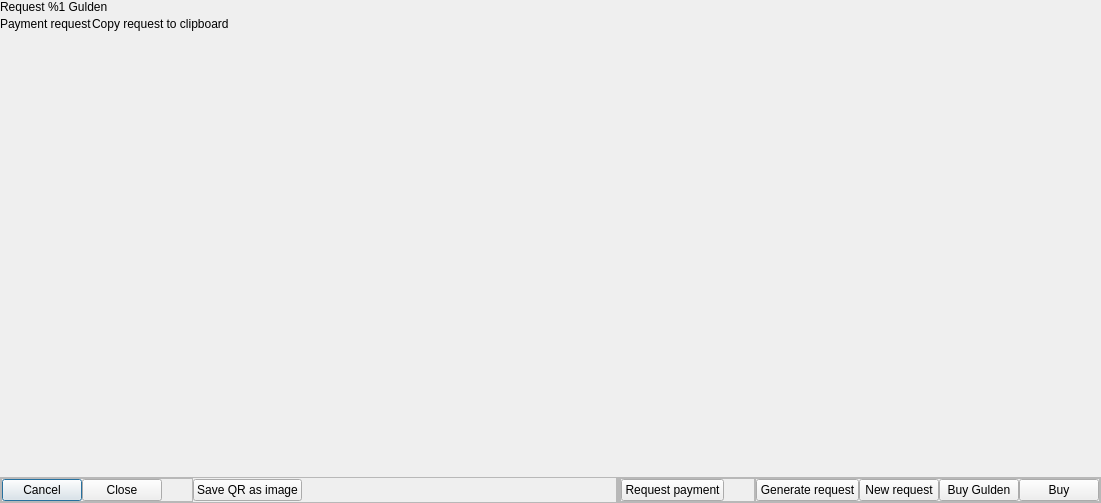
<?xml version="1.0" encoding="UTF-8"?>
<ui version="4.0">
 <class>ReceiveCoinsDialog</class>
 <widget class="QDialog" name="ReceiveCoinsDialog">
  <property name="geometry">
   <rect>
    <x>0</x>
    <y>0</y>
    <width>1101</width>
    <height>503</height>
   </rect>
  </property>
  <property name="sizePolicy">
   <sizepolicy hsizetype="Expanding" vsizetype="Expanding">
    <horstretch>0</horstretch>
    <verstretch>0</verstretch>
   </sizepolicy>
  </property>
  <property name="toolTip">
   <string notr="true"/>
  </property>
  <layout class="QVBoxLayout" name="verticalLayout_2">
   <property name="spacing">
    <number>0</number>
   </property>
   <property name="leftMargin">
    <number>0</number>
   </property>
   <property name="topMargin">
    <number>0</number>
   </property>
   <property name="rightMargin">
    <number>0</number>
   </property>
   <property name="bottomMargin">
    <number>0</number>
   </property>
   <item>
    <layout class="QHBoxLayout" name="horizontalLayout">
     <property name="spacing">
      <number>0</number>
     </property>
     <item>
      <layout class="QVBoxLayout" name="outerLayout">
       <property name="spacing">
        <number>0</number>
       </property>
       <item>
        <widget class="QStackedWidget" name="receiveCoinsStackedWidget">
         <property name="currentIndex">
          <number>3</number>
         </property>
         <widget class="QWidget" name="receiveCoinsPage">
          <layout class="QVBoxLayout" name="verticalLayout">
           <property name="spacing">
            <number>0</number>
           </property>
           <property name="leftMargin">
            <number>0</number>
           </property>
           <property name="topMargin">
            <number>0</number>
           </property>
           <property name="rightMargin">
            <number>0</number>
           </property>
           <property name="bottomMargin">
            <number>0</number>
           </property>
           <item>
            <widget class="QLabel" name="accountAddressLabel">
             <property name="text">
              <string>My receiving address</string>
             </property>
             <property name="indent">
              <number>0</number>
             </property>
            </widget>
           </item>
           <item>
            <layout class="QHBoxLayout" name="accountAddressLayout">
             <property name="spacing">
              <number>0</number>
             </property>
             <property name="bottomMargin">
              <number>0</number>
             </property>
             <item>
              <widget class="QLabel" name="accountAddress">
               <property name="text">
                <string>address</string>
               </property>
               <property name="indent">
                <number>0</number>
               </property>
               <property name="textInteractionFlags">
                <set>Qt::TextSelectableByMouse</set>
               </property>
              </widget>
             </item>
             <item>
              <widget class="ClickableLabel" name="accountCopyToClipboardButton">
               <property name="toolTip">
                <string>Copy address to clipboard</string>
               </property>
               <property name="text">
                <string notr="true">Copy address to clipboard</string>
               </property>
               <property name="indent">
                <number>0</number>
               </property>
              </widget>
             </item>
             <item>
              <spacer name="horizontalSpacer">
               <property name="orientation">
                <enum>Qt::Horizontal</enum>
               </property>
               <property name="sizeHint" stdset="0">
                <size>
                 <width>40</width>
                 <height>20</height>
                </size>
               </property>
              </spacer>
             </item>
            </layout>
           </item>
           <item>
            <widget class="ClickableQRImage" name="addressQRImage">
             <property name="sizePolicy">
              <sizepolicy hsizetype="Fixed" vsizetype="Fixed">
               <horstretch>0</horstretch>
               <verstretch>0</verstretch>
              </sizepolicy>
             </property>
             <property name="minimumSize">
              <size>
               <width>260</width>
               <height>260</height>
              </size>
             </property>
             <property name="maximumSize">
              <size>
               <width>260</width>
               <height>260</height>
              </size>
             </property>
             <property name="toolTip">
              <string/>
             </property>
             <property name="text">
              <string/>
             </property>
             <property name="indent">
              <number>0</number>
             </property>
            </widget>
           </item>
           <item>
            <layout class="QHBoxLayout" name="horizontalLayout_8">
             <property name="spacing">
              <number>0</number>
             </property>
             <property name="bottomMargin">
              <number>0</number>
             </property>
             <item>
              <spacer name="horizontalSpacer_2">
               <property name="orientation">
                <enum>Qt::Horizontal</enum>
               </property>
               <property name="sizeHint" stdset="0">
                <size>
                 <width>40</width>
                 <height>20</height>
                </size>
               </property>
              </spacer>
             </item>
            </layout>
           </item>
           <item>
            <spacer name="verticalSpacer">
             <property name="orientation">
              <enum>Qt::Vertical</enum>
             </property>
             <property name="sizeHint" stdset="0">
              <size>
               <width>20</width>
               <height>283</height>
              </size>
             </property>
            </spacer>
           </item>
          </layout>
         </widget>
         <widget class="QWidget" name="buyGuldenPage">
          <layout class="QVBoxLayout" name="verticalLayout_3">
           <property name="spacing">
            <number>0</number>
           </property>
           <property name="leftMargin">
            <number>0</number>
           </property>
           <property name="topMargin">
            <number>0</number>
           </property>
           <property name="rightMargin">
            <number>0</number>
           </property>
           <property name="bottomMargin">
            <number>0</number>
           </property>
           <item>
            <layout class="QHBoxLayout" name="buyGuldenPageLayout">
             <property name="spacing">
              <number>0</number>
             </property>
             <item>
              <widget class="QLabel" name="loadingAnimationLabel">
               <property name="text">
                <string/>
               </property>
               <property name="alignment">
                <set>Qt::AlignCenter</set>
               </property>
               <property name="indent">
                <number>0</number>
               </property>
              </widget>
             </item>
            </layout>
           </item>
          </layout>
         </widget>
         <widget class="QWidget" name="requestCoinsPage">
          <layout class="QVBoxLayout" name="verticalLayout_4">
           <property name="spacing">
            <number>0</number>
           </property>
           <property name="leftMargin">
            <number>0</number>
           </property>
           <property name="topMargin">
            <number>0</number>
           </property>
           <property name="rightMargin">
            <number>0</number>
           </property>
           <property name="bottomMargin">
            <number>0</number>
           </property>
           <item>
            <widget class="GuldenAmountField" name="requestAmount"/>
           </item>
           <item>
            <widget class="QLineEdit" name="requestLabel">
             <property name="placeholderText">
              <string>Enter label</string>
             </property>
            </widget>
           </item>
           <item>
            <spacer name="verticalSpacer_3">
             <property name="orientation">
              <enum>Qt::Vertical</enum>
             </property>
             <property name="sizeHint" stdset="0">
              <size>
               <width>20</width>
               <height>487</height>
              </size>
             </property>
            </spacer>
           </item>
          </layout>
         </widget>
         <widget class="QWidget" name="showRequestPage">
          <layout class="QVBoxLayout" name="verticalLayout_5">
           <property name="spacing">
            <number>0</number>
           </property>
           <property name="leftMargin">
            <number>0</number>
           </property>
           <property name="topMargin">
            <number>0</number>
           </property>
           <property name="rightMargin">
            <number>0</number>
           </property>
           <property name="bottomMargin">
            <number>0</number>
           </property>
           <item>
            <widget class="QLabel" name="labelPaymentRequestHeading">
             <property name="text">
              <string>Request %1 Gulden</string>
             </property>
             <property name="indent">
              <number>0</number>
             </property>
            </widget>
           </item>
           <item>
            <layout class="QHBoxLayout" name="horizontalLayout_9">
             <property name="spacing">
              <number>0</number>
             </property>
             <property name="bottomMargin">
              <number>0</number>
             </property>
             <item>
              <widget class="QLabel" name="labelPaymentRequest">
               <property name="toolTip">
                <string notr="true"/>
               </property>
               <property name="text">
                <string notr="true">Payment request</string>
               </property>
               <property name="indent">
                <number>0</number>
               </property>
               <property name="textInteractionFlags">
                <set>Qt::TextSelectableByKeyboard|Qt::TextSelectableByMouse</set>
               </property>
              </widget>
             </item>
             <item>
              <widget class="ClickableLabel" name="requestCopyToClipboardButton">
               <property name="toolTip">
                <string>Copy request to clipboard</string>
               </property>
               <property name="text">
                <string>Copy request to clipboard</string>
               </property>
               <property name="indent">
                <number>0</number>
               </property>
              </widget>
             </item>
             <item>
              <spacer name="horizontalSpacer_3">
               <property name="orientation">
                <enum>Qt::Horizontal</enum>
               </property>
               <property name="sizeHint" stdset="0">
                <size>
                 <width>40</width>
                 <height>20</height>
                </size>
               </property>
              </spacer>
             </item>
            </layout>
           </item>
           <item>
            <widget class="ClickableQRImage" name="requestQRImage">
             <property name="sizePolicy">
              <sizepolicy hsizetype="Fixed" vsizetype="Fixed">
               <horstretch>0</horstretch>
               <verstretch>0</verstretch>
              </sizepolicy>
             </property>
             <property name="minimumSize">
              <size>
               <width>260</width>
               <height>260</height>
              </size>
             </property>
             <property name="toolTip">
              <string>QR code</string>
             </property>
             <property name="text">
              <string/>
             </property>
             <property name="indent">
              <number>0</number>
             </property>
            </widget>
           </item>
           <item>
            <spacer name="verticalSpacer_4">
             <property name="orientation">
              <enum>Qt::Vertical</enum>
             </property>
             <property name="sizeHint" stdset="0">
              <size>
               <width>20</width>
               <height>269</height>
              </size>
             </property>
            </spacer>
           </item>
          </layout>
         </widget>
        </widget>
       </item>
       <item>
        <widget class="QFrame" name="accountActionButtonFrame">
         <property name="frameShape">
          <enum>QFrame::StyledPanel</enum>
         </property>
         <property name="frameShadow">
          <enum>QFrame::Raised</enum>
         </property>
         <layout class="QHBoxLayout" name="horizontalLayout_2">
          <property name="spacing">
           <number>0</number>
          </property>
          <property name="leftMargin">
           <number>0</number>
          </property>
          <property name="topMargin">
           <number>0</number>
          </property>
          <property name="rightMargin">
           <number>0</number>
          </property>
          <property name="bottomMargin">
           <number>0</number>
          </property>
          <item>
           <widget class="QFrame" name="cancelButtonGroup">
            <property name="sizePolicy">
             <sizepolicy hsizetype="Maximum" vsizetype="Preferred">
              <horstretch>0</horstretch>
              <verstretch>0</verstretch>
             </sizepolicy>
            </property>
            <property name="frameShape">
             <enum>QFrame::StyledPanel</enum>
            </property>
            <property name="frameShadow">
             <enum>QFrame::Raised</enum>
            </property>
            <layout class="QHBoxLayout" name="horizontalLayout_7">
             <property name="spacing">
              <number>0</number>
             </property>
             <property name="leftMargin">
              <number>0</number>
             </property>
             <property name="topMargin">
              <number>0</number>
             </property>
             <property name="rightMargin">
              <number>0</number>
             </property>
             <property name="bottomMargin">
              <number>0</number>
             </property>
             <item>
              <widget class="QPushButton" name="cancelButton">
               <property name="sizePolicy">
                <sizepolicy hsizetype="Minimum" vsizetype="Fixed">
                 <horstretch>0</horstretch>
                 <verstretch>0</verstretch>
                </sizepolicy>
               </property>
               <property name="text">
                <string>Cancel</string>
               </property>
              </widget>
             </item>
             <item>
              <widget class="QPushButton" name="closeButton">
               <property name="sizePolicy">
                <sizepolicy hsizetype="Minimum" vsizetype="Fixed">
                 <horstretch>0</horstretch>
                 <verstretch>0</verstretch>
                </sizepolicy>
               </property>
               <property name="text">
                <string>Close</string>
               </property>
              </widget>
             </item>
             <item>
              <spacer name="accountRequestPaymentButtonSpacer_2">
               <property name="orientation">
                <enum>Qt::Horizontal</enum>
               </property>
               <property name="sizeType">
                <enum>QSizePolicy::Maximum</enum>
               </property>
               <property name="sizeHint" stdset="0">
                <size>
                 <width>30</width>
                 <height>20</height>
                </size>
               </property>
              </spacer>
             </item>
            </layout>
           </widget>
          </item>
          <item>
           <widget class="QPushButton" name="accountSaveQRButton">
            <property name="sizePolicy">
             <sizepolicy hsizetype="Minimum" vsizetype="Fixed">
              <horstretch>0</horstretch>
              <verstretch>0</verstretch>
             </sizepolicy>
            </property>
            <property name="text">
             <string>Save QR as image</string>
            </property>
           </widget>
          </item>
          <item>
           <spacer name="accountButtonSpacer">
            <property name="orientation">
             <enum>Qt::Horizontal</enum>
            </property>
            <property name="sizeType">
             <enum>QSizePolicy::MinimumExpanding</enum>
            </property>
            <property name="sizeHint" stdset="0">
             <size>
              <width>0</width>
              <height>20</height>
             </size>
            </property>
           </spacer>
          </item>
          <item>
           <widget class="QFrame" name="accountCopyToClipboardButtonComposite">
            <property name="sizePolicy">
             <sizepolicy hsizetype="Maximum" vsizetype="Preferred">
              <horstretch>0</horstretch>
              <verstretch>0</verstretch>
             </sizepolicy>
            </property>
            <property name="frameShape">
             <enum>QFrame::StyledPanel</enum>
            </property>
            <property name="frameShadow">
             <enum>QFrame::Raised</enum>
            </property>
            <layout class="QHBoxLayout" name="horizontalLayout_5">
             <property name="spacing">
              <number>0</number>
             </property>
             <property name="leftMargin">
              <number>0</number>
             </property>
             <property name="topMargin">
              <number>0</number>
             </property>
             <property name="rightMargin">
              <number>0</number>
             </property>
             <property name="bottomMargin">
              <number>0</number>
             </property>
            </layout>
           </widget>
          </item>
          <item>
           <widget class="QFrame" name="accountSaveQRButtonComposite">
            <property name="sizePolicy">
             <sizepolicy hsizetype="Maximum" vsizetype="Preferred">
              <horstretch>0</horstretch>
              <verstretch>0</verstretch>
             </sizepolicy>
            </property>
            <property name="frameShape">
             <enum>QFrame::StyledPanel</enum>
            </property>
            <property name="frameShadow">
             <enum>QFrame::Raised</enum>
            </property>
            <layout class="QHBoxLayout" name="horizontalLayout_4">
             <property name="spacing">
              <number>0</number>
             </property>
             <property name="leftMargin">
              <number>0</number>
             </property>
             <property name="topMargin">
              <number>0</number>
             </property>
             <property name="rightMargin">
              <number>0</number>
             </property>
             <property name="bottomMargin">
              <number>0</number>
             </property>
            </layout>
           </widget>
          </item>
          <item>
           <widget class="QFrame" name="accountRequestPaymentButtonComposite">
            <property name="sizePolicy">
             <sizepolicy hsizetype="Maximum" vsizetype="Preferred">
              <horstretch>0</horstretch>
              <verstretch>0</verstretch>
             </sizepolicy>
            </property>
            <property name="frameShape">
             <enum>QFrame::StyledPanel</enum>
            </property>
            <property name="frameShadow">
             <enum>QFrame::Raised</enum>
            </property>
            <layout class="QHBoxLayout" name="horizontalLayout_3">
             <property name="spacing">
              <number>0</number>
             </property>
             <property name="leftMargin">
              <number>0</number>
             </property>
             <property name="topMargin">
              <number>0</number>
             </property>
             <property name="rightMargin">
              <number>0</number>
             </property>
             <property name="bottomMargin">
              <number>0</number>
             </property>
             <item>
              <widget class="QPushButton" name="accountRequestPaymentButton">
               <property name="sizePolicy">
                <sizepolicy hsizetype="Minimum" vsizetype="Fixed">
                 <horstretch>0</horstretch>
                 <verstretch>0</verstretch>
                </sizepolicy>
               </property>
               <property name="text">
                <string>Request payment</string>
               </property>
              </widget>
             </item>
             <item>
              <spacer name="accountRequestPaymentButtonSpacer">
               <property name="orientation">
                <enum>Qt::Horizontal</enum>
               </property>
               <property name="sizeType">
                <enum>QSizePolicy::Maximum</enum>
               </property>
               <property name="sizeHint" stdset="0">
                <size>
                 <width>30</width>
                 <height>20</height>
                </size>
               </property>
              </spacer>
             </item>
            </layout>
           </widget>
          </item>
          <item>
           <widget class="QFrame" name="confirmButtonGroup">
            <property name="sizePolicy">
             <sizepolicy hsizetype="Maximum" vsizetype="Preferred">
              <horstretch>0</horstretch>
              <verstretch>0</verstretch>
             </sizepolicy>
            </property>
            <property name="frameShape">
             <enum>QFrame::StyledPanel</enum>
            </property>
            <property name="frameShadow">
             <enum>QFrame::Raised</enum>
            </property>
            <layout class="QHBoxLayout" name="horizontalLayout_6">
             <property name="spacing">
              <number>0</number>
             </property>
             <property name="leftMargin">
              <number>0</number>
             </property>
             <property name="topMargin">
              <number>0</number>
             </property>
             <property name="rightMargin">
              <number>0</number>
             </property>
             <property name="bottomMargin">
              <number>0</number>
             </property>
             <item>
              <widget class="QPushButton" name="generateRequestButton">
               <property name="sizePolicy">
                <sizepolicy hsizetype="Minimum" vsizetype="Fixed">
                 <horstretch>0</horstretch>
                 <verstretch>0</verstretch>
                </sizepolicy>
               </property>
               <property name="text">
                <string>Generate request</string>
               </property>
              </widget>
             </item>
             <item>
              <widget class="QPushButton" name="generateAnotherRequestButton">
               <property name="sizePolicy">
                <sizepolicy hsizetype="Minimum" vsizetype="Fixed">
                 <horstretch>0</horstretch>
                 <verstretch>0</verstretch>
                </sizepolicy>
               </property>
               <property name="text">
                <string>New request</string>
               </property>
              </widget>
             </item>
             <item>
              <widget class="QPushButton" name="accountBuyGuldenButton">
               <property name="sizePolicy">
                <sizepolicy hsizetype="Minimum" vsizetype="Fixed">
                 <horstretch>0</horstretch>
                 <verstretch>0</verstretch>
                </sizepolicy>
               </property>
               <property name="text">
                <string>Buy Gulden</string>
               </property>
              </widget>
             </item>
             <item>
              <widget class="QPushButton" name="accountBuyButton">
               <property name="text">
                <string>Buy</string>
               </property>
              </widget>
             </item>
            </layout>
           </widget>
          </item>
         </layout>
        </widget>
       </item>
      </layout>
     </item>
    </layout>
   </item>
  </layout>
 </widget>
 <customwidgets>
  <customwidget>
   <class>ClickableQRImage</class>
   <extends>QLabel</extends>
   <header location="global">qt/_Gulden/clickableqrimage.h</header>
  </customwidget>
  <customwidget>
   <class>GuldenAmountField</class>
   <extends>QLineEdit</extends>
   <header>amountfield.h</header>
   <container>1</container>
  </customwidget>
  <customwidget>
   <class>ClickableLabel</class>
   <extends>QLabel</extends>
   <header location="global">qt/_Gulden/clickablelabel.h</header>
  </customwidget>
 </customwidgets>
 <resources>
  <include location="../../gulden.qrc"/>
 </resources>
 <connections/>
</ui>
